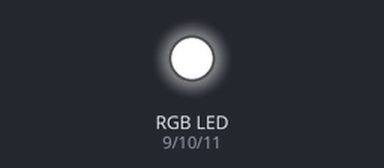
The sketch below on a simulated Arduino Uno, built with avr-gcc and run on an emulated ATmega328P. On the bench: an RGB LED mixed from three pins (HIGH = lit).

Above: at 0.1 s.
Timing chart, 0 to 1.6 s (numbered marks = the images above):
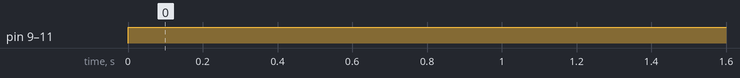

The sketch:

RGB_SAMPLE.ino
```cpp
int pinred   = 9;
int pingreen = 10;
int pinblue  = 11;

void setup() {
  pinMode(pinred   , OUTPUT);
  pinMode(pingreen , OUTPUT);
  pinMode(pinblue   , OUTPUT);

}
void loop() {
  // put your main code here, to run repeatedly:
  RGB_MODE(255,255,255);
}

void RGB_MODE( int red , int green , int blue) {
   analogWrite(pinred   , red);
   analogWrite(pingreen , green);
   analogWrite(pinblue  , blue);


}
```

Measured:
- by itself, pin 9 (pinred), pin 10 (pingreen), pin 11 (pinblue): LOW → HIGH at 0.00 s
